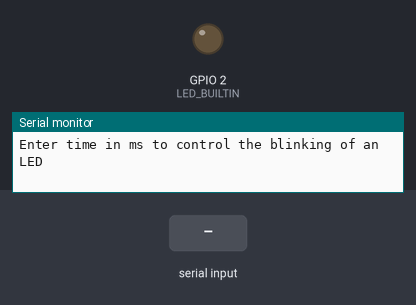
Bench run of a program on a simulated ESP32. Parts: output pins drawn as LEDs (lit = HIGH), the last lines printed to the serial monitor. The test bench sets the inputs (shaded band).

Above: at 2.2 s.
2.3 s: "5\n" received over Serial
At 4.6 s:
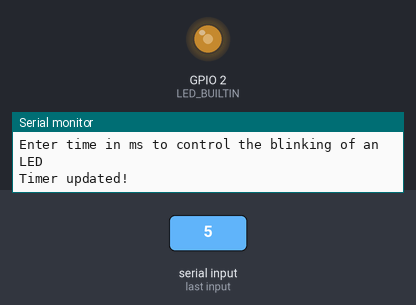
5.5 s: "90,45\n" received over Serial
At 6.13 s:
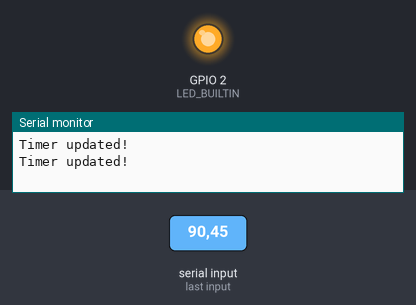
9.0 s: "1,90\n" received over Serial
Timing chart, 0 to 12.0 s (numbered marks = the images above; inputs shaded):
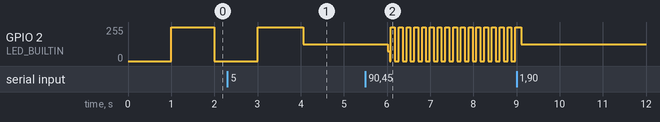

The program:

main.cpp
```cpp
#include <freertos/FreeRTOS.h>
#include <freertos/task.h>
#include <freertos/queue.h>
#include <string.h>
#include <Arduino.h>

#if CONFIG_FREERTOS_UNICODE
static const BaseType_t app_cpu = 0;
#else
static const BaseType_t app_cpu = 1;
#endif

static TaskHandle_t task_1 = NULL;
static TaskHandle_t task_2 = NULL;

static int LED_delay = 1000;

void blinkLED(void *parameters){
  while(1){
    digitalWrite(LED_BUILTIN, HIGH);
    vTaskDelay(LED_delay / portTICK_PERIOD_MS);
    digitalWrite(LED_BUILTIN, LOW);
    vTaskDelay(LED_delay / portTICK_PERIOD_MS);
  }
}

void LED_control(void *parameter) {
  while(1) {
    if(Serial.available()){
      String timer = Serial.readStringUntil('\n');
      timer.trim();
      int new_delay = timer.toInt();

      if(new_delay > 0){
        LED_delay = timer.toInt();
        Serial.println("Timer updated!");
      }
      else {
        Serial.println("invalid input");
      }
    }
    vTaskDelay(1000/ portTICK_PERIOD_MS);
  }
}

void setup() {
  Serial.begin(115200);
  pinMode(LED_BUILTIN, OUTPUT);
  vTaskDelay(1000 / portTICK_PERIOD_MS);
  Serial.println("Enter time in ms to control the blinking of an LED");

  xTaskCreatePinnedToCore(
    blinkLED,
    "blink LED",
    1024,
    NULL,
    1,
    &task_1,
    app_cpu
  );

  xTaskCreatePinnedToCore(
    LED_control,
    "control timer",
    1024,
    NULL,
    2,
    &task_2,
    app_cpu
  );
}
void loop() {
  // put your main code here, to run repeatedly:

}
```

Measured:
- after the input at 5.5 s, GPIO 2 (LED_BUILTIN): 127/255 → 74/255 after 0.52 s, then moves between 0/255 and 255/255, repeating every 0.54 s
